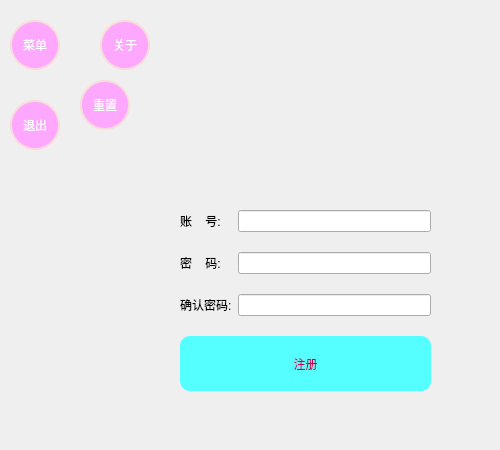
<?xml version="1.0" encoding="UTF-8"?>
<ui version="4.0">
 <class>Form</class>
 <widget class="QWidget" name="Form">
  <property name="geometry">
   <rect>
    <x>0</x>
    <y>0</y>
    <width>500</width>
    <height>450</height>
   </rect>
  </property>
  <property name="sizePolicy">
   <sizepolicy hsizetype="Expanding" vsizetype="Expanding">
    <horstretch>0</horstretch>
    <verstretch>1</verstretch>
   </sizepolicy>
  </property>
  <property name="minimumSize">
   <size>
    <width>500</width>
    <height>450</height>
   </size>
  </property>
  <property name="maximumSize">
   <size>
    <width>500</width>
    <height>450</height>
   </size>
  </property>
  <property name="acceptDrops">
   <bool>true</bool>
  </property>
  <property name="windowTitle">
   <string>Form</string>
  </property>
  <widget class="QPushButton" name="main_menu_btn">
   <property name="geometry">
    <rect>
     <x>10</x>
     <y>20</y>
     <width>50</width>
     <height>50</height>
    </rect>
   </property>
   <property name="styleSheet">
    <string notr="true">QPushButton{
	border-radius:25px;
	background-color:rgb(253,167,255);
	border:2px solid rgb(250,218,218);
	color:white;
}
QPushButton:hover{
	border:4px double rgb(239, 160, 179);
}
QPushButton:checked{
	background-color:rgb(209, 0, 209);
}</string>
   </property>
   <property name="text">
    <string>菜单</string>
   </property>
   <property name="checkable">
    <bool>true</bool>
   </property>
  </widget>
  <widget class="QPushButton" name="reset_menu_btn">
   <property name="geometry">
    <rect>
     <x>80</x>
     <y>80</y>
     <width>50</width>
     <height>50</height>
    </rect>
   </property>
   <property name="styleSheet">
    <string notr="true">QPushButton{
	border-radius:25px;
	background-color:rgb(253,167,255);
	border:2px solid rgb(250,218,218);
	color:white;
}
QPushButton:hover{
	border:4px double rgb(239, 160, 179);
}
QPushButton:checked{
	background-color:rgb(209, 0, 209);
}</string>
   </property>
   <property name="text">
    <string>重置</string>
   </property>
   <property name="checkable">
    <bool>false</bool>
   </property>
  </widget>
  <widget class="QPushButton" name="exit_menu_btn">
   <property name="geometry">
    <rect>
     <x>10</x>
     <y>100</y>
     <width>50</width>
     <height>50</height>
    </rect>
   </property>
   <property name="styleSheet">
    <string notr="true">QPushButton{
	border-radius:25px;
	background-color:rgb(253,167,255);
	border:2px solid rgb(250,218,218);
	color:white;
}
QPushButton:hover{
	border:4px double rgb(239, 160, 179);
}
QPushButton:checked{
	background-color:rgb(209, 0, 209);
}</string>
   </property>
   <property name="text">
    <string>退出</string>
   </property>
   <property name="checkable">
    <bool>false</bool>
   </property>
  </widget>
  <widget class="QPushButton" name="about_menu_btn">
   <property name="geometry">
    <rect>
     <x>100</x>
     <y>20</y>
     <width>50</width>
     <height>50</height>
    </rect>
   </property>
   <property name="styleSheet">
    <string notr="true">QPushButton{
	border-radius:25px;
	background-color:rgb(253,167,255);
	border:2px solid rgb(250,218,218);
	color:white;
}
QPushButton:hover{
	border:4px double rgb(239, 160, 179);
}
QPushButton:checked{
	background-color:rgb(209, 0, 209);
}</string>
   </property>
   <property name="text">
    <string>关于</string>
   </property>
   <property name="checkable">
    <bool>false</bool>
   </property>
  </widget>
  <widget class="QWidget" name="layoutWidget">
   <property name="geometry">
    <rect>
     <x>180</x>
     <y>210</y>
     <width>251</width>
     <height>181</height>
    </rect>
   </property>
   <layout class="QFormLayout" name="_2">
    <property name="verticalSpacing">
     <number>20</number>
    </property>
    <item row="0" column="0">
     <widget class="QLabel" name="label">
      <property name="text">
       <string>账    号:</string>
      </property>
     </widget>
    </item>
    <item row="0" column="1">
     <widget class="QLineEdit" name="account_lineEdit">
      <property name="clearButtonEnabled">
       <bool>true</bool>
      </property>
     </widget>
    </item>
    <item row="1" column="0">
     <widget class="QLabel" name="label_2">
      <property name="text">
       <string>密    码:</string>
      </property>
     </widget>
    </item>
    <item row="1" column="1">
     <widget class="QLineEdit" name="passWord_lineEdit">
      <property name="clearButtonEnabled">
       <bool>true</bool>
      </property>
     </widget>
    </item>
    <item row="2" column="0">
     <widget class="QLabel" name="label_3">
      <property name="text">
       <string>确认密码:</string>
      </property>
     </widget>
    </item>
    <item row="2" column="1">
     <widget class="QLineEdit" name="conform_passWord_lineEdit">
      <property name="clearButtonEnabled">
       <bool>true</bool>
      </property>
     </widget>
    </item>
    <item row="3" column="0" colspan="2">
     <widget class="QPushButton" name="reguster_pushButton">
      <property name="enabled">
       <bool>false</bool>
      </property>
      <property name="sizePolicy">
       <sizepolicy hsizetype="Minimum" vsizetype="Expanding">
        <horstretch>0</horstretch>
        <verstretch>1</verstretch>
       </sizepolicy>
      </property>
      <property name="acceptDrops">
       <bool>false</bool>
      </property>
      <property name="styleSheet">
       <string notr="true">QPushButton:disabled{
	background-color:rgb(85, 255, 255);
}
QPushButton{
	background-color:rgb(255, 170, 127);
	color:rgb(201,0,94);
	border-radius:10px;
}

QPushButton:hover{
	background-color:rgb(165, 165, 165);
}
</string>
      </property>
      <property name="text">
       <string>注册</string>
      </property>
     </widget>
    </item>
   </layout>
  </widget>
  <zorder>reset_menu_btn</zorder>
  <zorder>exit_menu_btn</zorder>
  <zorder>about_menu_btn</zorder>
  <zorder>layoutWidget</zorder>
  <zorder>main_menu_btn</zorder>
 </widget>
 <resources/>
 <connections>
  <connection>
   <sender>main_menu_btn</sender>
   <signal>clicked(bool)</signal>
   <receiver>Form</receiver>
   <slot>show_hid_menue()</slot>
   <hints>
    <hint type="sourcelabel">
     <x>45</x>
     <y>45</y>
    </hint>
    <hint type="destinationlabel">
     <x>11</x>
     <y>80</y>
    </hint>
   </hints>
  </connection>
  <connection>
   <sender>about_menu_btn</sender>
   <signal>clicked()</signal>
   <receiver>Form</receiver>
   <slot>about_wc()</slot>
   <hints>
    <hint type="sourcelabel">
     <x>141</x>
     <y>61</y>
    </hint>
    <hint type="destinationlabel">
     <x>8</x>
     <y>201</y>
    </hint>
   </hints>
  </connection>
  <connection>
   <sender>reset_menu_btn</sender>
   <signal>clicked()</signal>
   <receiver>Form</receiver>
   <slot>reset()</slot>
   <hints>
    <hint type="sourcelabel">
     <x>109</x>
     <y>108</y>
    </hint>
    <hint type="destinationlabel">
     <x>1</x>
     <y>168</y>
    </hint>
   </hints>
  </connection>
  <connection>
   <sender>exit_menu_btn</sender>
   <signal>clicked()</signal>
   <receiver>Form</receiver>
   <slot>exit_pane()</slot>
   <hints>
    <hint type="sourcelabel">
     <x>33</x>
     <y>132</y>
    </hint>
    <hint type="destinationlabel">
     <x>-9</x>
     <y>245</y>
    </hint>
   </hints>
  </connection>
  <connection>
   <sender>reguster_pushButton</sender>
   <signal>clicked()</signal>
   <receiver>Form</receiver>
   <slot>check_register()</slot>
   <hints>
    <hint type="sourcelabel">
     <x>266</x>
     <y>358</y>
    </hint>
    <hint type="destinationlabel">
     <x>236</x>
     <y>449</y>
    </hint>
   </hints>
  </connection>
  <connection>
   <sender>account_lineEdit</sender>
   <signal>textChanged(QString)</signal>
   <receiver>Form</receiver>
   <slot>enable_registerbtn()</slot>
   <hints>
    <hint type="sourcelabel">
     <x>291</x>
     <y>224</y>
    </hint>
    <hint type="destinationlabel">
     <x>445</x>
     <y>203</y>
    </hint>
   </hints>
  </connection>
  <connection>
   <sender>passWord_lineEdit</sender>
   <signal>textChanged(QString)</signal>
   <receiver>Form</receiver>
   <slot>enable_registerbtn()</slot>
   <hints>
    <hint type="sourcelabel">
     <x>356</x>
     <y>268</y>
    </hint>
    <hint type="destinationlabel">
     <x>468</x>
     <y>259</y>
    </hint>
   </hints>
  </connection>
  <connection>
   <sender>conform_passWord_lineEdit</sender>
   <signal>textChanged(QString)</signal>
   <receiver>Form</receiver>
   <slot>enable_registerbtn()</slot>
   <hints>
    <hint type="sourcelabel">
     <x>396</x>
     <y>310</y>
    </hint>
    <hint type="destinationlabel">
     <x>460</x>
     <y>310</y>
    </hint>
   </hints>
  </connection>
 </connections>
 <slots>
  <slot>show_hid_menue()</slot>
  <slot>about_wc()</slot>
  <slot>reset()</slot>
  <slot>exit_pane()</slot>
  <slot>check_register()</slot>
  <slot>enable_registerbtn()</slot>
 </slots>
</ui>
